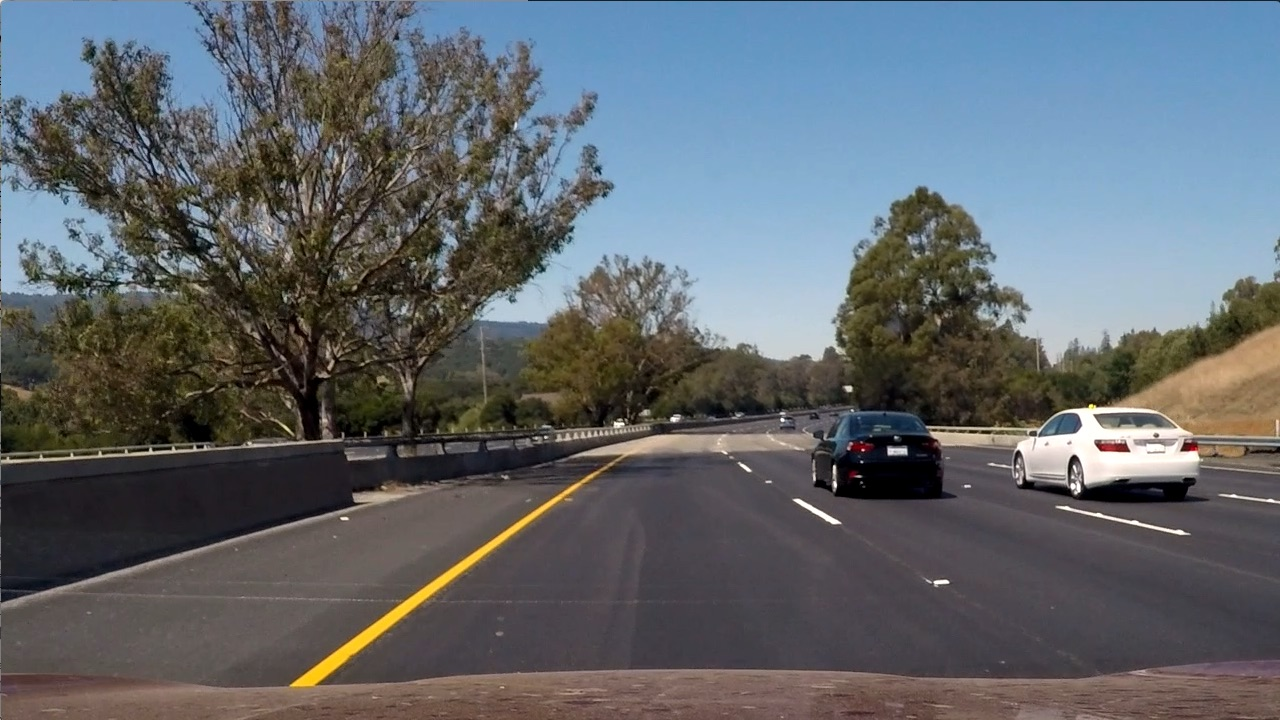
#> input picture Gradient-Color/test6.jpg, 1280 x 720 px
$ jupyter execute Color-Threshold.ipynb   (shell and % lines are left out)
#> lines starting #> are read from the running program, lines starting #| are printed output that depends on the picture
# Color Thresholds (RGB -> HLS)
HLS can isolate the lightness (L) to detect lane lines under different conditions of brightness. Hue (H) and Saturation (S) stay fairly consistent

[cell 1]
import numpy as np
import cv2
import matplotlib.pyplot as plt
import matplotlib.image as mpimg


image = mpimg.imread('test6.jpg')
#> image is the input picture: shape (720, 1280, 3); mean R, G, B 97, 102.6, 107.9
thresh = (200, 255)
gray = cv2.cvtColor(image, cv2.COLOR_RGB2GRAY)
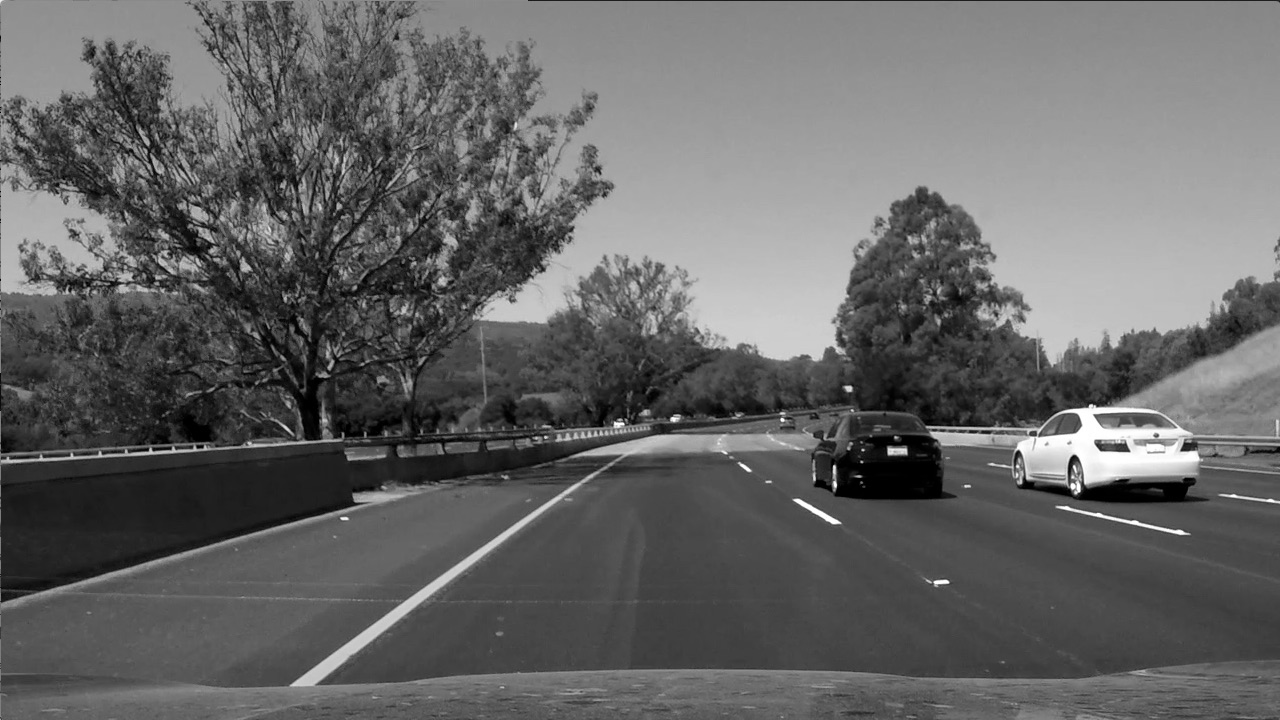
#> gray: shape (720, 1280); min 0, max 255, mean 101.5
binary = np.zeros_like(gray)
binary[(gray > thresh[0]) & (gray <= thresh[1])] = 1

# Plot the result
f, (ax1, ax2) = plt.subplots(1, 2, figsize=(24, 9))
f.tight_layout()
ax1.imshow(image)
ax1.set_title('Original Image', fontsize=50)
ax2.imshow(binary, cmap='gray')
ax2.set_title('Gray Binary', fontsize=50)
plt.subplots_adjust(left=0., right=1, top=0.9, bottom=0.)
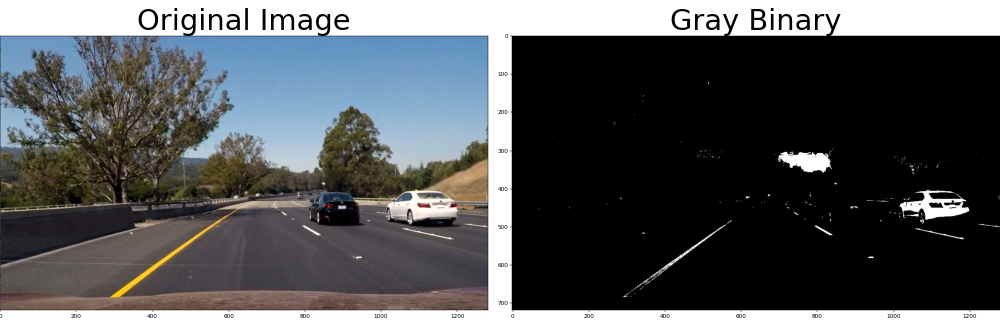
#> figure drawn by matplotlib, 2 panels

[cell 2]
# R-G-B
# Notice that B channel does not pick up the yellow lane at all
f, (ax1, ax2, ax3) = plt.subplots(1, 3, figsize=(24, 9))
f.tight_layout()
ax1.imshow(image[:,:,0], cmap='gray')
ax1.set_title('R', fontsize=30)
ax2.imshow(image[:,:,1], cmap='gray')
ax2.set_title('G', fontsize=30)
ax3.imshow(image[:,:,2], cmap='gray')
ax3.set_title('B', fontsize=30)
plt.subplots_adjust(left=0., right=1, top=0.9, bottom=0.)
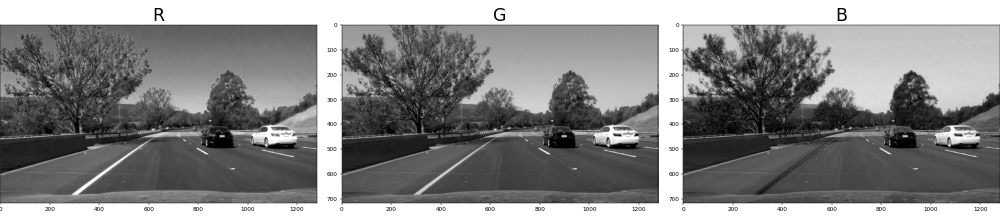
#> figure drawn by matplotlib, 3 panels

# HLS

[cell 3]
# Notice that S channel picks up the line really well
# In the H channel, the lane line appears dark

hls = cv2.cvtColor(image, cv2.COLOR_RGB2HLS)
#> hls: shape (720, 1280, 3); mean of channels 0, 1, 2 76.7, 102.2, 57.5
H = hls[:,:,0]
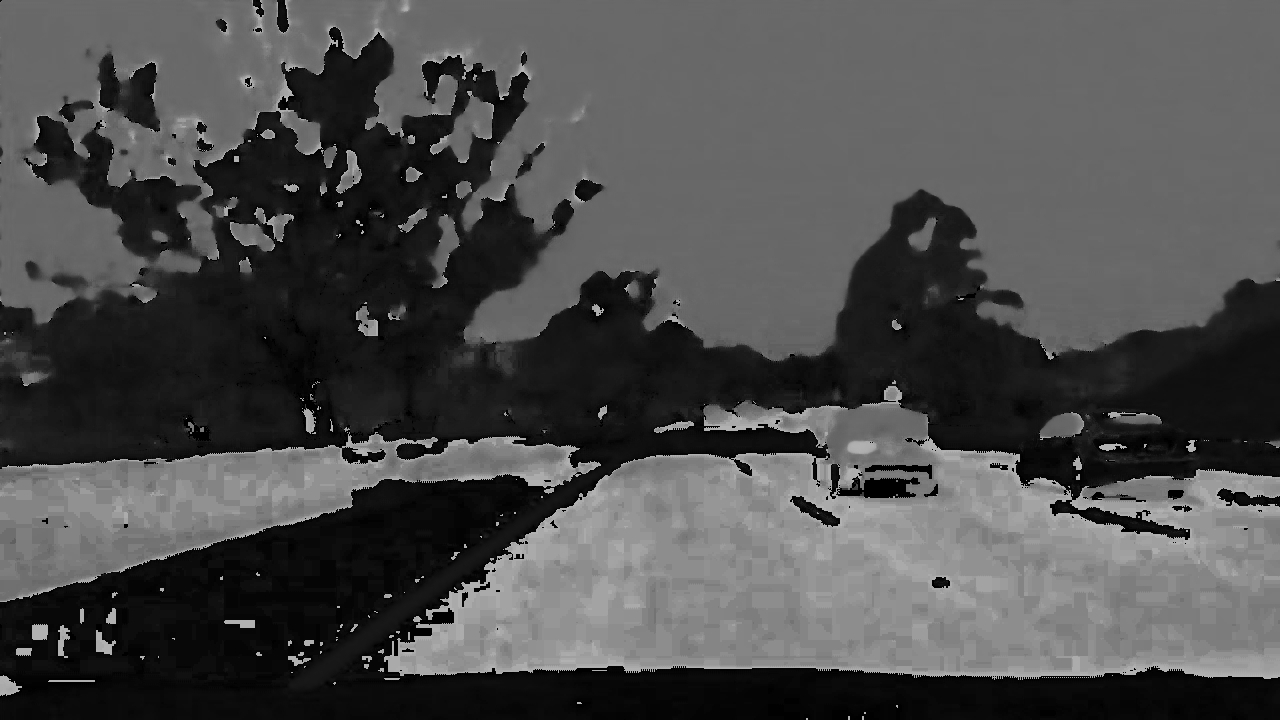
#> H: shape (720, 1280); min 0, max 180, mean 76.7
L = hls[:,:,1]
S = hls[:,:,2]
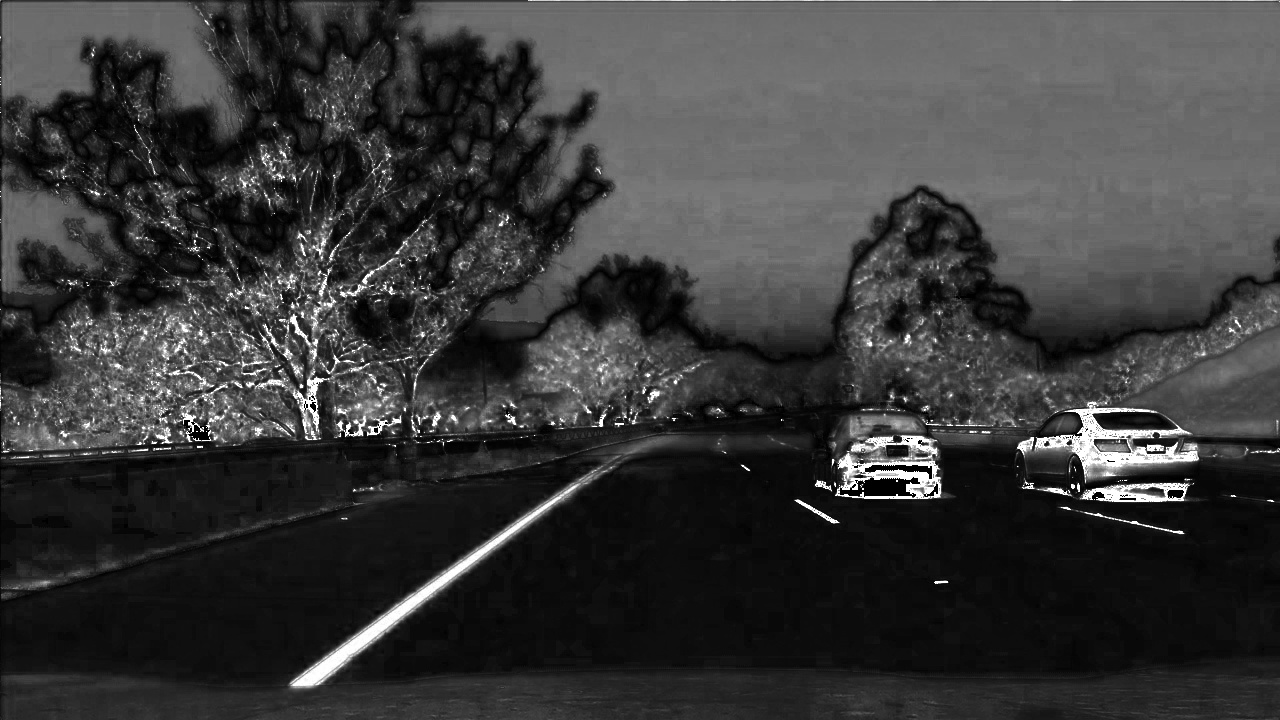
#> S: shape (720, 1280); min 0, max 255, mean 57.5

f, (ax1, ax2, ax3) = plt.subplots(1, 3, figsize=(24, 9))
f.tight_layout()
ax1.imshow(H, cmap='gray')
ax1.set_title('Hue (H)', fontsize=30)
ax2.imshow(L, cmap='gray')
ax2.set_title('Lightness (L)', fontsize=30)
ax3.imshow(S, cmap='gray')
ax3.set_title('Saturation (S)', fontsize=30)
plt.subplots_adjust(left=0., right=1, top=0.9, bottom=0.)

[cell 4]
# Threshold for S channel
thresh_S = (90,255)
binary_S = np.zeros_like(S)
binary_S[(S>thresh_S[0]) & (S<=thresh_S[1])] = 1

f, (ax1, ax2) = plt.subplots(1, 2, figsize=(24, 9))
f.tight_layout()
ax1.imshow(S, cmap='gray')
ax1.set_title('S channel', fontsize=30)
ax2.imshow(binary_S, cmap='gray')
ax2.set_title('S binary', fontsize=30)
plt.subplots_adjust(left=0., right=1, top=0.9, bottom=0.)
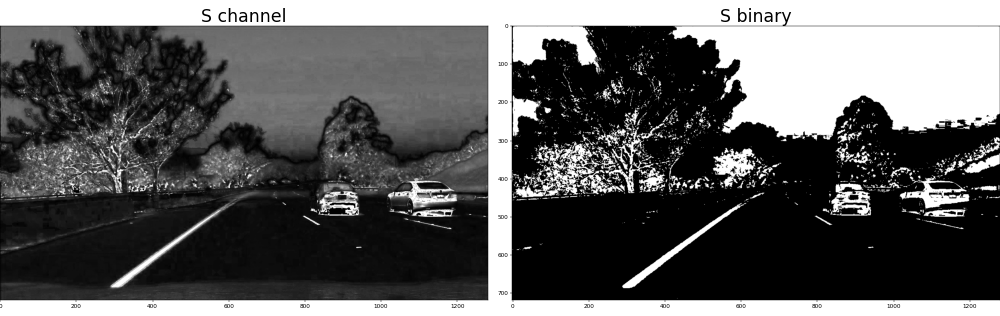
#> figure drawn by matplotlib, 2 panels

[cell 5]
# Threshold for H channel
thresh_H = (15,100)
binary_H = np.zeros_like(H)
binary_H[(H>thresh_H[0]) & (H<=thresh_H[1])] = 1

f, (ax1, ax2) = plt.subplots(1, 2, figsize=(24, 9))
f.tight_layout()
ax1.imshow(H, cmap='gray')
ax1.set_title('H channel', fontsize=30)
ax2.imshow(binary_H, cmap='gray')
ax2.set_title('H binary', fontsize=30)
plt.subplots_adjust(left=0., right=1, top=0.9, bottom=0.)
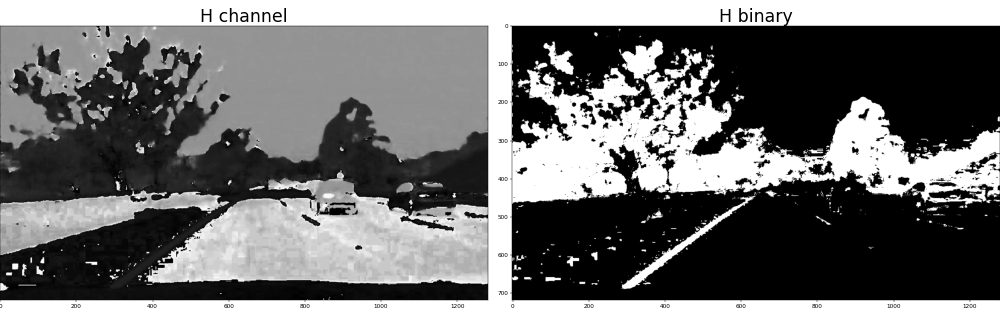
#> figure drawn by matplotlib, 2 panels

$ run again, with Gradient-Color/bridge_shadow.jpg copied over Gradient-Color/test6.jpg
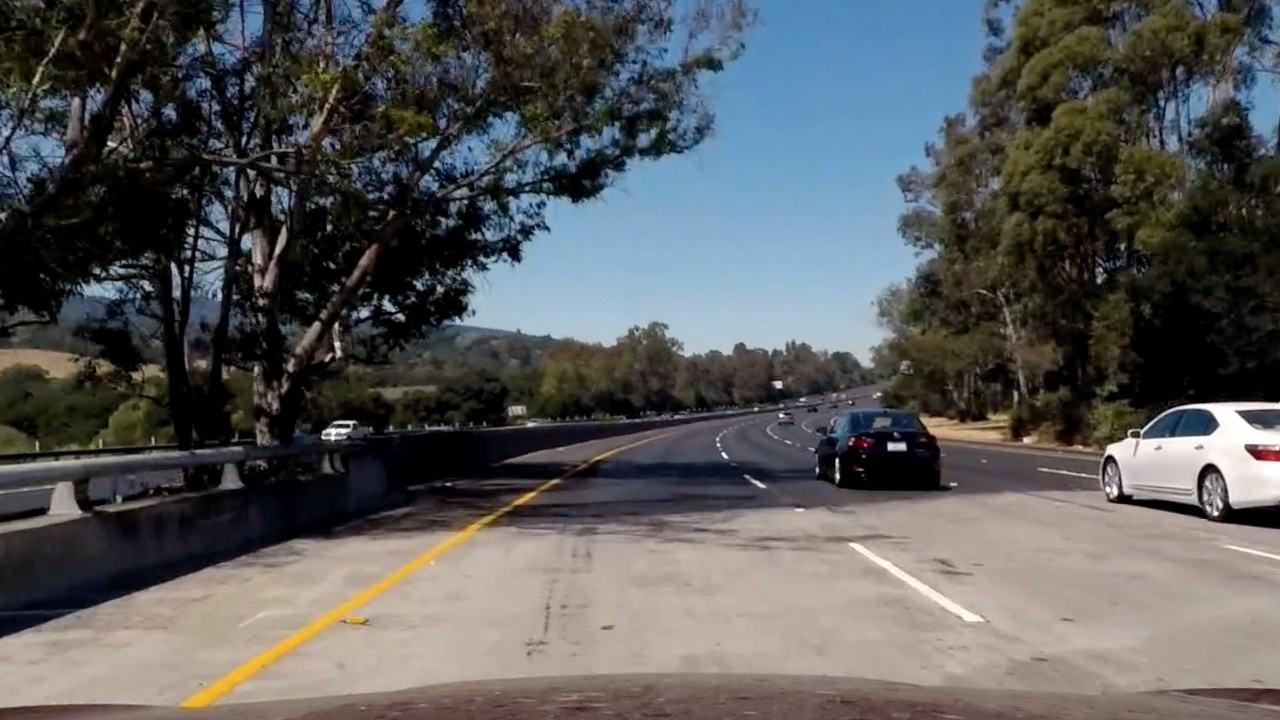
#> input picture Gradient-Color/bridge_shadow.jpg, 1280 x 720 px
#> image is the input picture: shape (720, 1280, 3); mean R, G, B 89.7, 90.6, 90.8
#> hls: shape (720, 1280, 3); mean of channels 0, 1, 2 55.3, 90.3, 67
#> `S = hls[:,:,2]`:
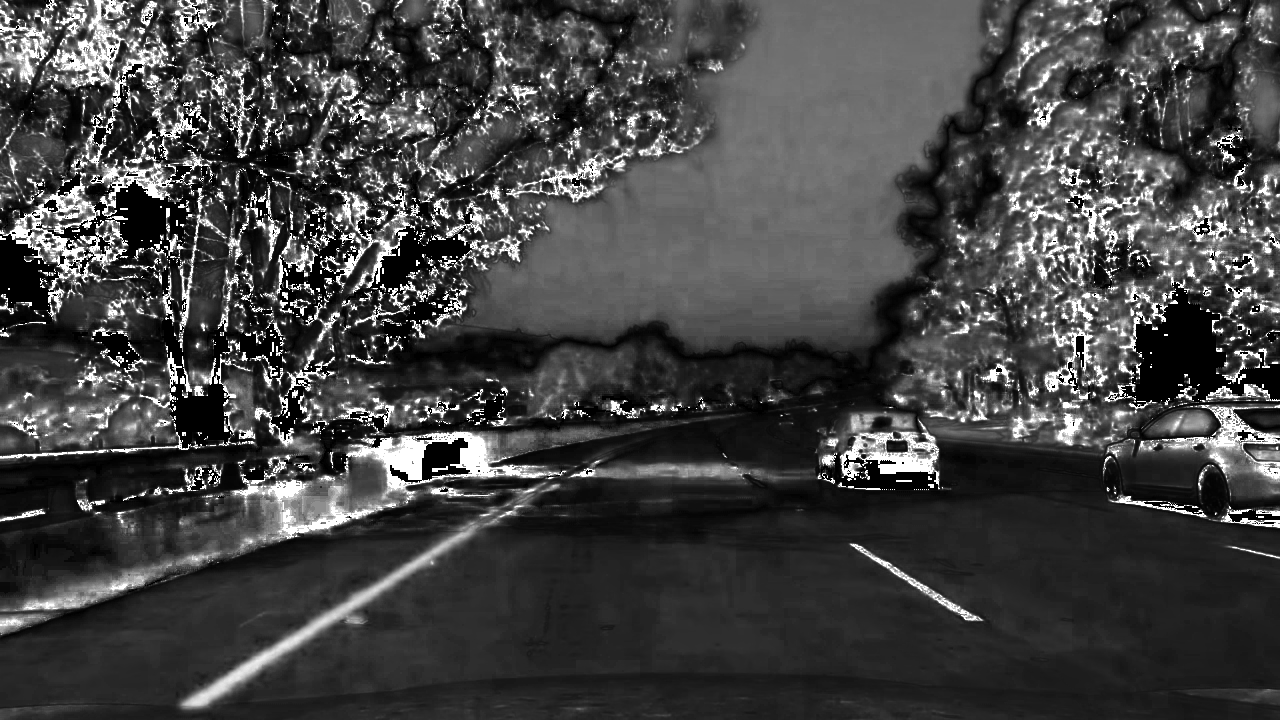
#> S: shape (720, 1280); min 0, max 255, mean 67
#> `[cell 5] # Threshold for H channel thresh_H = (15,100) binary_H = np.z..`:
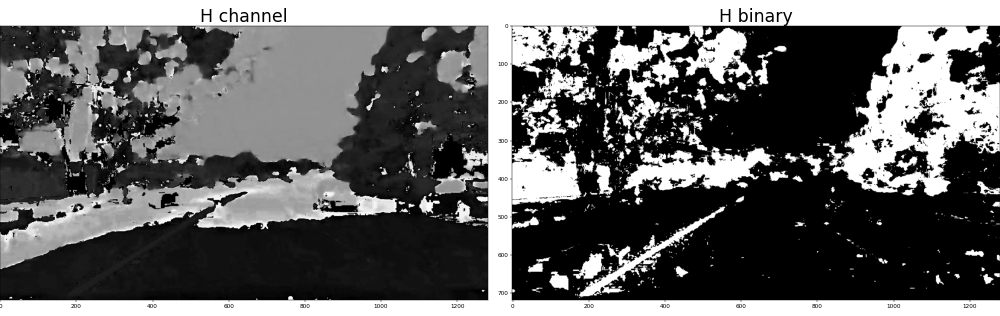
#> figure drawn by matplotlib, 2 panels

$ run again, with Gradient-Color/signs_vehicles_xygrad.png saved as Gradient-Color/test6.jpg
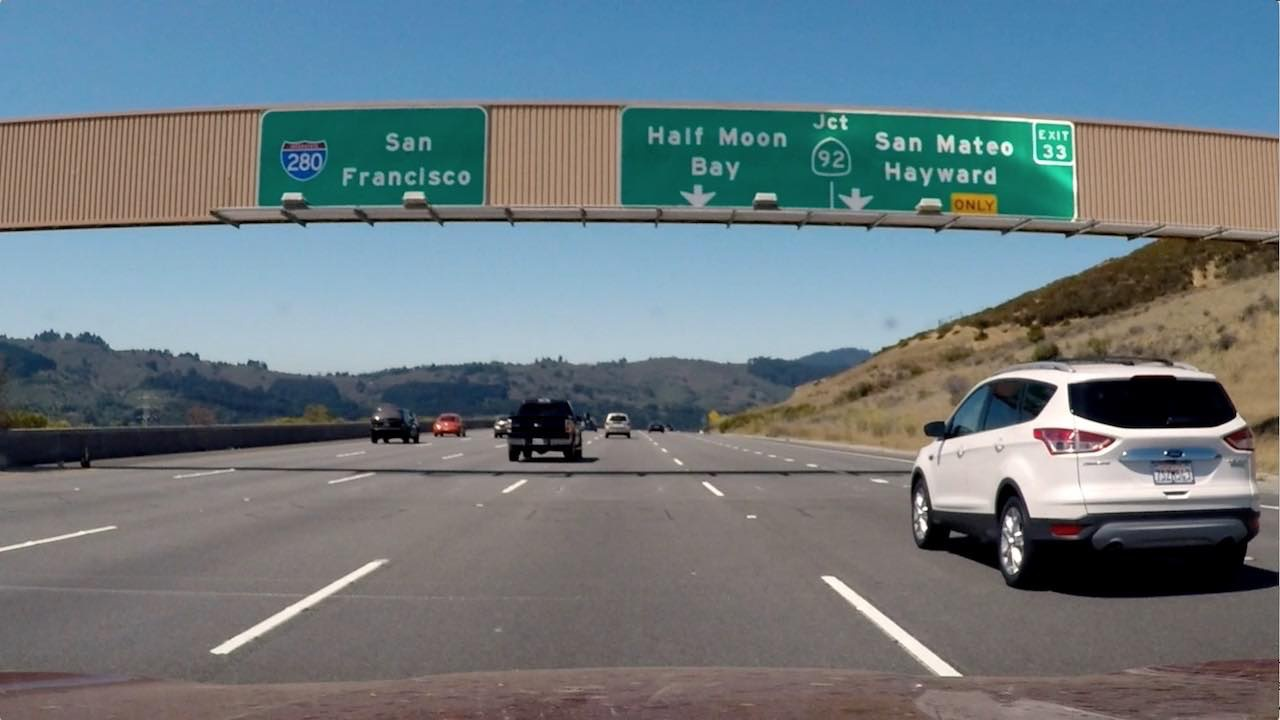
#> input picture Gradient-Color/signs_vehicles_xygrad.png, 1280 x 720 px
#> image is the input picture: shape (720, 1280, 3); mean R, G, B 109.2, 121.6, 127.4
#> hls: shape (720, 1280, 3); mean of channels 0, 1, 2 60.6, 118.8, 64.4
#> `S = hls[:,:,2]`:
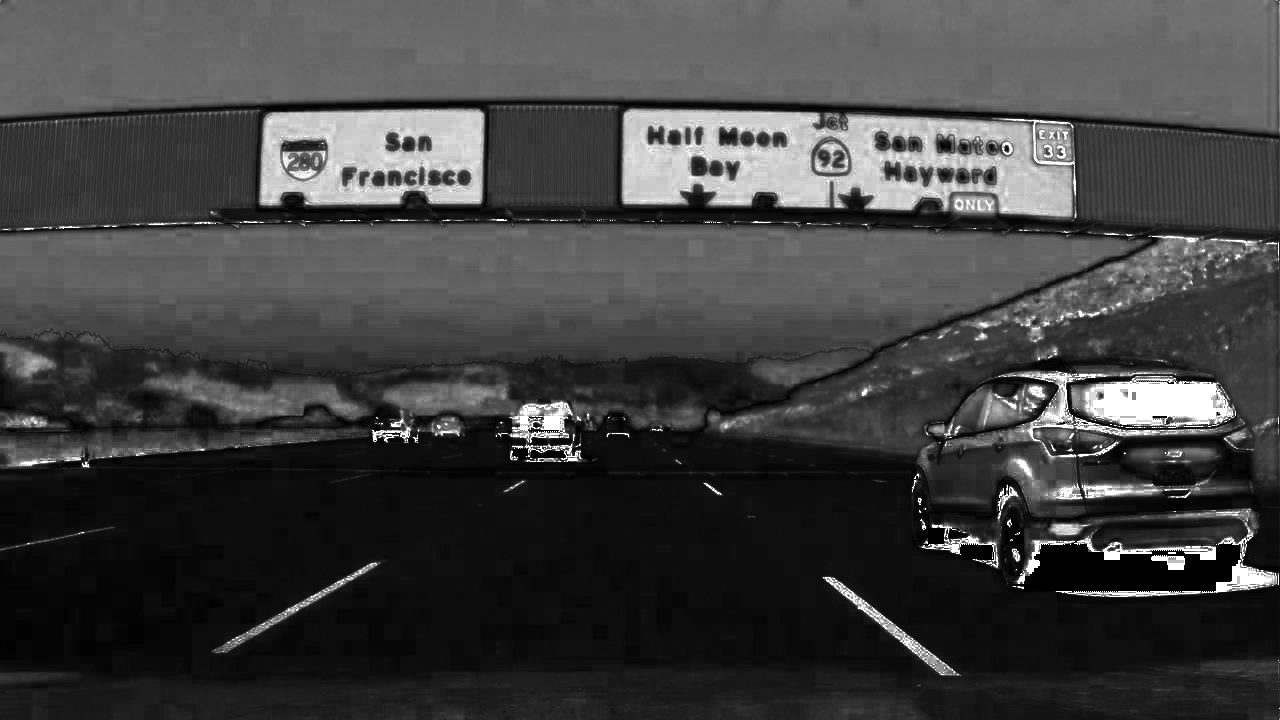
#> S: shape (720, 1280); min 0, max 255, mean 64.4
#> `[cell 5] # Threshold for H channel thresh_H = (15,100) binary_H = np.z..`:
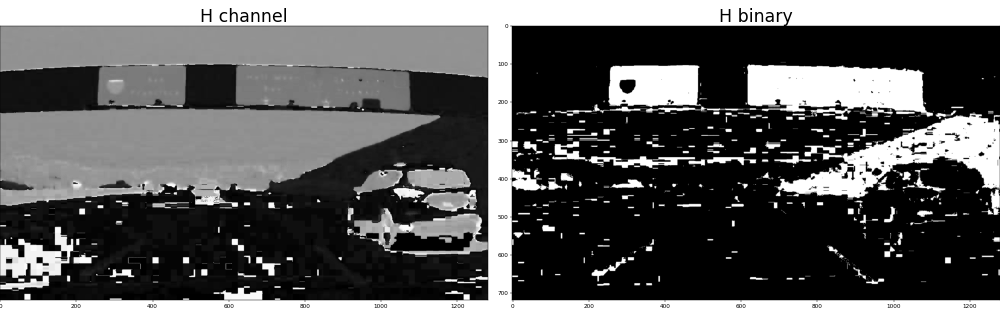
#> figure drawn by matplotlib, 2 panels
